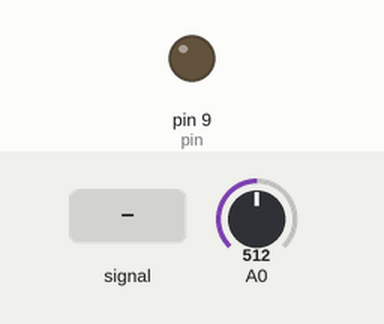
A sketch run on a simulated Arduino Uno, built with avr-gcc and run on an emulated ATmega328P. On the bench: output pins drawn as LEDs (lit = HIGH). The inputs (shaded band) are chosen by the test bench; at power-on: A0 = 512.

Above: at 1.2 s.
1.3 s: A0 fed a 200 Hz sine of ±81 counts around its level
At 1.8 s:
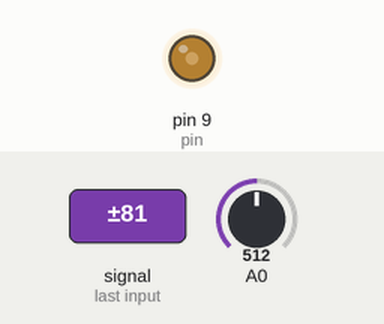
2.8 s: A0 set to 306
At 3.9 s:
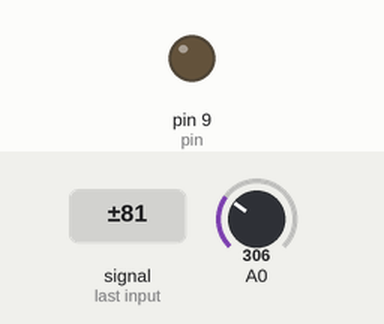
4.3 s: A0 set to 0
At 5.7 s:
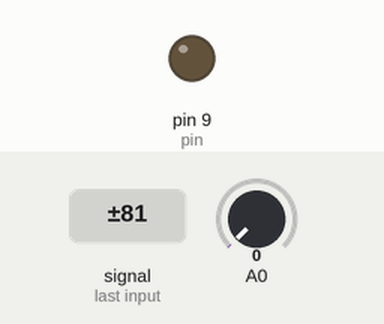
Timing chart, 0 to 7.3 s (numbered marks = the images above; inputs shaded):
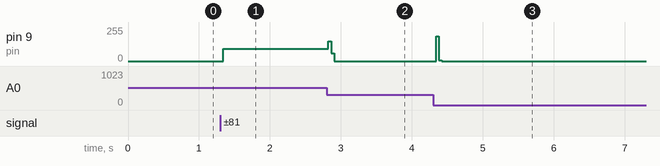

Measured:
- after the input at 1.3 s, pin 9 (pin): 0/255 → 92/255 at once
- after the input at 2.8 s, pin 9 (pin): 92/255 → 0/255 at once
- after the input at 4.3 s, pin 9 (pin): 0/255 → 185/255 at once, → 7/255 0.04 s later, → 0/255 0.04 s later

The sketch:

task12.ino
```cpp
int pin=9;
float alpha=0.1;
float smooth=0;

class PIDController{
  public:
    float Kp,Ki,Kd;
    float setpoint;
    float integral;
    float Error;
    unsigned long Time;

    PIDController(float Kp,float Ki,float Kd){
      this->Kp=Kp;
      this->Ki=Ki;
      this->Kd=Kd;
      this->integral=0;
      this->Error=0;
      this->Time=millis();
    }

    float compute(float value){
      unsigned long time=millis();
      float timeChange=(float)(time-Time);
      float error=setpoint-value;
      integral+=error*timeChange;
      float derivative=(error-Error)/timeChange;
      float output=Kp*error+Ki*integral+Kd*derivative;
      Error=error;
      Time=time;
      return output;
    }
};

PIDController pid(2.0,0.5,1.0);

void setup(){
  pinMode(pin,OUTPUT);
  pid.setpoint=100;
}

void loop(){
  float speed=analogRead(A0);
  smooth=alpha*speed+(1-alpha)*smooth;
  float signal=pid.compute(smooth);
  analogWrite(pin,constrain(signal,0,255));
}
```
